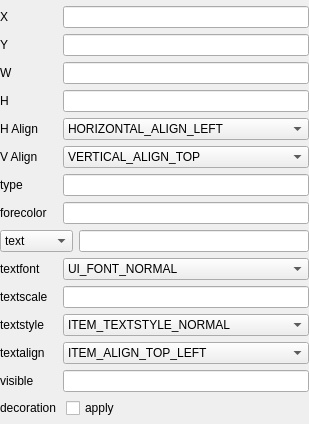
               <widget class="QFrame" name="frame_20">
                <property name="sizePolicy">
                 <sizepolicy hsizetype="Preferred" vsizetype="Preferred">
                  <horstretch>0</horstretch>
                  <verstretch>0</verstretch>
                 </sizepolicy>
                </property>
                <property name="frameShape">
                 <enum>QFrame::Shape::NoFrame</enum>
                </property>
                <property name="frameShadow">
                 <enum>QFrame::Shadow::Raised</enum>
                </property>
                <layout class="QVBoxLayout" name="verticalLayout_14">
                 <property name="leftMargin">
                  <number>0</number>
                 </property>
                 <property name="topMargin">
                  <number>6</number>
                 </property>
                 <property name="rightMargin">
                  <number>0</number>
                 </property>
                 <property name="bottomMargin">
                  <number>6</number>
                 </property>
                 <item>
                  <widget class="QFrame" name="frame_28">
                   <property name="frameShape">
                    <enum>QFrame::Shape::NoFrame</enum>
                   </property>
                   <property name="frameShadow">
                    <enum>QFrame::Shadow::Raised</enum>
                   </property>
                   <layout class="QHBoxLayout" name="horizontalLayout_20">
                    <property name="leftMargin">
                     <number>0</number>
                    </property>
                    <property name="topMargin">
                     <number>0</number>
                    </property>
                    <property name="rightMargin">
                     <number>0</number>
                    </property>
                    <property name="bottomMargin">
                     <number>0</number>
                    </property>
                    <item>
                     <widget class="QLabel" name="label_20">
                      <property name="minimumSize">
                       <size>
                        <width>57</width>
                        <height>0</height>
                       </size>
                      </property>
                      <property name="text">
                       <string>X</string>
                      </property>
                     </widget>
                    </item>
                    <item>
                     <widget class="QLineEdit" name="lineEdit_10">
                      <property name="text">
                       <string/>
                      </property>
                     </widget>
                    </item>
                   </layout>
                  </widget>
                 </item>
                 <item>
                  <widget class="QFrame" name="frame_29">
                   <property name="frameShape">
                    <enum>QFrame::Shape::NoFrame</enum>
                   </property>
                   <property name="frameShadow">
                    <enum>QFrame::Shadow::Raised</enum>
                   </property>
                   <layout class="QHBoxLayout" name="horizontalLayout_21">
                    <property name="leftMargin">
                     <number>0</number>
                    </property>
                    <property name="topMargin">
                     <number>0</number>
                    </property>
                    <property name="rightMargin">
                     <number>0</number>
                    </property>
                    <property name="bottomMargin">
                     <number>0</number>
                    </property>
                    <item>
                     <widget class="QLabel" name="label_21">
                      <property name="minimumSize">
                       <size>
                        <width>57</width>
                        <height>0</height>
                       </size>
                      </property>
                      <property name="text">
                       <string>Y</string>
                      </property>
                     </widget>
                    </item>
                    <item>
                     <widget class="QLineEdit" name="lineEdit_11">
                      <property name="text">
                       <string/>
                      </property>
                     </widget>
                    </item>
                   </layout>
                  </widget>
                 </item>
                 <item>
                  <widget class="QFrame" name="frame_26">
                   <property name="frameShape">
                    <enum>QFrame::Shape::NoFrame</enum>
                   </property>
                   <property name="frameShadow">
                    <enum>QFrame::Shadow::Raised</enum>
                   </property>
                   <layout class="QHBoxLayout" name="horizontalLayout_18">
                    <property name="leftMargin">
                     <number>0</number>
                    </property>
                    <property name="topMargin">
                     <number>0</number>
                    </property>
                    <property name="rightMargin">
                     <number>0</number>
                    </property>
                    <property name="bottomMargin">
                     <number>0</number>
                    </property>
                    <item>
                     <widget class="QLabel" name="label_18">
                      <property name="minimumSize">
                       <size>
                        <width>57</width>
                        <height>0</height>
                       </size>
                      </property>
                      <property name="text">
                       <string>W</string>
                      </property>
                     </widget>
                    </item>
                    <item>
                     <widget class="QLineEdit" name="lineEdit_8">
                      <property name="text">
                       <string/>
                      </property>
                     </widget>
                    </item>
                   </layout>
                  </widget>
                 </item>
                 <item>
                  <widget class="QFrame" name="frame_27">
                   <property name="frameShape">
                    <enum>QFrame::Shape::NoFrame</enum>
                   </property>
                   <property name="frameShadow">
                    <enum>QFrame::Shadow::Raised</enum>
                   </property>
                   <layout class="QHBoxLayout" name="horizontalLayout_19">
                    <property name="leftMargin">
                     <number>0</number>
                    </property>
                    <property name="topMargin">
                     <number>0</number>
                    </property>
                    <property name="rightMargin">
                     <number>0</number>
                    </property>
                    <property name="bottomMargin">
                     <number>0</number>
                    </property>
                    <item>
                     <widget class="QLabel" name="label_19">
                      <property name="minimumSize">
                       <size>
                        <width>57</width>
                        <height>0</height>
                       </size>
                      </property>
                      <property name="text">
                       <string>H</string>
                      </property>
                     </widget>
                    </item>
                    <item>
                     <widget class="QLineEdit" name="lineEdit_9">
                      <property name="text">
                       <string/>
                      </property>
                     </widget>
                    </item>
                   </layout>
                  </widget>
                 </item>
                 <item>
                  <widget class="QFrame" name="frame_22">
                   <property name="frameShape">
                    <enum>QFrame::Shape::NoFrame</enum>
                   </property>
                   <property name="frameShadow">
                    <enum>QFrame::Shadow::Raised</enum>
                   </property>
                   <layout class="QHBoxLayout" name="horizontalLayout_14">
                    <property name="leftMargin">
                     <number>0</number>
                    </property>
                    <property name="topMargin">
                     <number>0</number>
                    </property>
                    <property name="rightMargin">
                     <number>0</number>
                    </property>
                    <property name="bottomMargin">
                     <number>0</number>
                    </property>
                    <item>
                     <widget class="QLabel" name="label_14">
                      <property name="minimumSize">
                       <size>
                        <width>57</width>
                        <height>0</height>
                       </size>
                      </property>
                      <property name="text">
                       <string>H Align</string>
                      </property>
                     </widget>
                    </item>
                    <item>
                     <widget class="QComboBox" name="comboBox">
                      <property name="sizePolicy">
                       <sizepolicy hsizetype="Expanding" vsizetype="Fixed">
                        <horstretch>0</horstretch>
                        <verstretch>0</verstretch>
                       </sizepolicy>
                      </property>
                      <item>
                       <property name="text">
                        <string>HORIZONTAL_ALIGN_LEFT</string>
                       </property>
                      </item>
                      <item>
                       <property name="text">
                        <string>HORIZONTAL_ALIGN_RIGHT</string>
                       </property>
                      </item>
                     </widget>
                    </item>
                   </layout>
                  </widget>
                 </item>
                 <item>
                  <widget class="QFrame" name="frame_30">
                   <property name="frameShape">
                    <enum>QFrame::Shape::NoFrame</enum>
                   </property>
                   <property name="frameShadow">
                    <enum>QFrame::Shadow::Raised</enum>
                   </property>
                   <layout class="QHBoxLayout" name="horizontalLayout_22">
                    <property name="leftMargin">
                     <number>0</number>
                    </property>
                    <property name="topMargin">
                     <number>0</number>
                    </property>
                    <property name="rightMargin">
                     <number>0</number>
                    </property>
                    <property name="bottomMargin">
                     <number>0</number>
                    </property>
                    <item>
                     <widget class="QLabel" name="label_15">
                      <property name="minimumSize">
                       <size>
                        <width>57</width>
                        <height>0</height>
                       </size>
                      </property>
                      <property name="text">
                       <string>V Align</string>
                      </property>
                     </widget>
                    </item>
                    <item>
                     <widget class="QComboBox" name="comboBox_2">
                      <property name="sizePolicy">
                       <sizepolicy hsizetype="Expanding" vsizetype="Fixed">
                        <horstretch>0</horstretch>
                        <verstretch>0</verstretch>
                       </sizepolicy>
                      </property>
                      <item>
                       <property name="text">
                        <string>VERTICAL_ALIGN_TOP</string>
                       </property>
                      </item>
                      <item>
                       <property name="text">
                        <string>VERTICAL_ALIGN_BOTTOM</string>
                       </property>
                      </item>
                     </widget>
                    </item>
                   </layout>
                  </widget>
                 </item>
                 <item>
                  <widget class="QFrame" name="frame_18">
                   <property name="frameShape">
                    <enum>QFrame::Shape::NoFrame</enum>
                   </property>
                   <property name="frameShadow">
                    <enum>QFrame::Shadow::Raised</enum>
                   </property>
                   <layout class="QHBoxLayout" name="horizontalLayout_11">
                    <property name="leftMargin">
                     <number>0</number>
                    </property>
                    <property name="topMargin">
                     <number>0</number>
                    </property>
                    <property name="rightMargin">
                     <number>0</number>
                    </property>
                    <property name="bottomMargin">
                     <number>0</number>
                    </property>
                    <item>
                     <widget class="QLabel" name="label_22">
                      <property name="minimumSize">
                       <size>
                        <width>57</width>
                        <height>0</height>
                       </size>
                      </property>
                      <property name="text">
                       <string>type</string>
                      </property>
                     </widget>
                    </item>
                    <item>
                     <widget class="QLineEdit" name="lineEdit_4"/>
                    </item>
                   </layout>
                  </widget>
                 </item>
                 <item>
                  <widget class="QFrame" name="frame_21">
                   <property name="frameShape">
                    <enum>QFrame::Shape::NoFrame</enum>
                   </property>
                   <property name="frameShadow">
                    <enum>QFrame::Shadow::Raised</enum>
                   </property>
                   <layout class="QHBoxLayout" name="horizontalLayout_13">
                    <property name="leftMargin">
                     <number>0</number>
                    </property>
                    <property name="topMargin">
                     <number>0</number>
                    </property>
                    <property name="rightMargin">
                     <number>0</number>
                    </property>
                    <property name="bottomMargin">
                     <number>0</number>
                    </property>
                    <item>
                     <widget class="QLabel" name="label_23">
                      <property name="minimumSize">
                       <size>
                        <width>57</width>
                        <height>0</height>
                       </size>
                      </property>
                      <property name="text">
                       <string>forecolor</string>
                      </property>
                     </widget>
                    </item>
                    <item>
                     <widget class="QLineEdit" name="lineEdit_12"/>
                    </item>
                   </layout>
                  </widget>
                 </item>
                 <item>
                  <widget class="QFrame" name="frame_31">
                   <property name="frameShape">
                    <enum>QFrame::Shape::NoFrame</enum>
                   </property>
                   <property name="frameShadow">
                    <enum>QFrame::Shadow::Raised</enum>
                   </property>
                   <layout class="QHBoxLayout" name="horizontalLayout_23">
                    <property name="leftMargin">
                     <number>0</number>
                    </property>
                    <property name="topMargin">
                     <number>0</number>
                    </property>
                    <property name="rightMargin">
                     <number>0</number>
                    </property>
                    <property name="bottomMargin">
                     <number>0</number>
                    </property>
                    <item>
                     <widget class="QComboBox" name="comboBox_3">
                      <item>
                       <property name="text">
                        <string>text</string>
                       </property>
                      </item>
                      <item>
                       <property name="text">
                        <string>exp text</string>
                       </property>
                      </item>
                     </widget>
                    </item>
                    <item>
                     <widget class="QLineEdit" name="lineEdit_13"/>
                    </item>
                   </layout>
                  </widget>
                 </item>
                 <item>
                  <widget class="QFrame" name="frame_32">
                   <property name="frameShape">
                    <enum>QFrame::Shape::NoFrame</enum>
                   </property>
                   <property name="frameShadow">
                    <enum>QFrame::Shadow::Raised</enum>
                   </property>
                   <layout class="QHBoxLayout" name="horizontalLayout_24">
                    <property name="leftMargin">
                     <number>0</number>
                    </property>
                    <property name="topMargin">
                     <number>0</number>
                    </property>
                    <property name="rightMargin">
                     <number>0</number>
                    </property>
                    <property name="bottomMargin">
                     <number>0</number>
                    </property>
                    <item>
                     <widget class="QLabel" name="label_24">
                      <property name="minimumSize">
                       <size>
                        <width>57</width>
                        <height>0</height>
                       </size>
                      </property>
                      <property name="text">
                       <string>textfont</string>
                      </property>
                     </widget>
                    </item>
                    <item>
                     <widget class="QComboBox" name="comboBox_4">
                      <property name="sizePolicy">
                       <sizepolicy hsizetype="Expanding" vsizetype="Fixed">
                        <horstretch>0</horstretch>
                        <verstretch>0</verstretch>
                       </sizepolicy>
                      </property>
                      <item>
                       <property name="text">
                        <string>UI_FONT_NORMAL</string>
                       </property>
                      </item>
                      <item>
                       <property name="text">
                        <string>UI_FONT_BIG</string>
                       </property>
                      </item>
                      <item>
                       <property name="text">
                        <string>UI_FONT_SMALL</string>
                       </property>
                      </item>
                      <item>
                       <property name="text">
                        <string>UI_FONT_BOLD</string>
                       </property>
                      </item>
                      <item>
                       <property name="text">
                        <string>UI_FONT_CONSOLE</string>
                       </property>
                      </item>
                      <item>
                       <property name="text">
                        <string>UI_FONT_OBJECTIVE</string>
                       </property>
                      </item>
                      <item>
                       <property name="text">
                        <string>UI_FONT_MAX</string>
                       </property>
                      </item>
                     </widget>
                    </item>
                   </layout>
                  </widget>
                 </item>
                 <item>
                  <widget class="QFrame" name="frame_33">
                   <property name="frameShape">
                    <enum>QFrame::Shape::NoFrame</enum>
                   </property>
                   <property name="frameShadow">
                    <enum>QFrame::Shadow::Raised</enum>
                   </property>
                   <layout class="QHBoxLayout" name="horizontalLayout_25">
                    <property name="leftMargin">
                     <number>0</number>
                    </property>
                    <property name="topMargin">
                     <number>0</number>
                    </property>
                    <property name="rightMargin">
                     <number>0</number>
                    </property>
                    <property name="bottomMargin">
                     <number>0</number>
                    </property>
                    <item>
                     <widget class="QLabel" name="label_25">
                      <property name="minimumSize">
                       <size>
                        <width>57</width>
                        <height>0</height>
                       </size>
                      </property>
                      <property name="text">
                       <string>textscale</string>
                      </property>
                     </widget>
                    </item>
                    <item>
                     <widget class="QLineEdit" name="lineEdit_14"/>
                    </item>
                   </layout>
                  </widget>
                 </item>
                 <item>
                  <widget class="QFrame" name="frame_34">
                   <property name="frameShape">
                    <enum>QFrame::Shape::NoFrame</enum>
                   </property>
                   <property name="frameShadow">
                    <enum>QFrame::Shadow::Raised</enum>
                   </property>
                   <layout class="QHBoxLayout" name="horizontalLayout_26">
                    <property name="leftMargin">
                     <number>0</number>
                    </property>
                    <property name="topMargin">
                     <number>0</number>
                    </property>
                    <property name="rightMargin">
                     <number>0</number>
                    </property>
                    <property name="bottomMargin">
                     <number>0</number>
                    </property>
                    <item>
                     <widget class="QLabel" name="label_26">
                      <property name="minimumSize">
                       <size>
                        <width>57</width>
                        <height>0</height>
                       </size>
                      </property>
                      <property name="text">
                       <string>textstyle</string>
                      </property>
                     </widget>
                    </item>
                    <item>
                     <widget class="QComboBox" name="comboBox_5">
                      <property name="sizePolicy">
                       <sizepolicy hsizetype="Expanding" vsizetype="Fixed">
                        <horstretch>0</horstretch>
                        <verstretch>0</verstretch>
                       </sizepolicy>
                      </property>
                      <item>
                       <property name="text">
                        <string>ITEM_TEXTSTYLE_NORMAL</string>
                       </property>
                      </item>
                      <item>
                       <property name="text">
                        <string>ITEM_TEXTSTYLE_BLINK</string>
                       </property>
                      </item>
                      <item>
                       <property name="text">
                        <string>ITEM_TEXTSTYLE_SHADOWED</string>
                       </property>
                      </item>
                      <item>
                       <property name="text">
                        <string>ITEM_TEXTSTYLE_SHADOWEDMORE</string>
                       </property>
                      </item>
                      <item>
                       <property name="text">
                        <string>ITEM_TEXTSTYLE_MONOSPACE</string>
                       </property>
                      </item>
                     </widget>
                    </item>
                   </layout>
                  </widget>
                 </item>
                 <item>
                  <widget class="QFrame" name="frame_35">
                   <property name="frameShape">
                    <enum>QFrame::Shape::NoFrame</enum>
                   </property>
                   <property name="frameShadow">
                    <enum>QFrame::Shadow::Raised</enum>
                   </property>
                   <layout class="QHBoxLayout" name="horizontalLayout_27">
                    <property name="leftMargin">
                     <number>0</number>
                    </property>
                    <property name="topMargin">
                     <number>0</number>
                    </property>
                    <property name="rightMargin">
                     <number>0</number>
                    </property>
                    <property name="bottomMargin">
                     <number>0</number>
                    </property>
                    <item>
                     <widget class="QLabel" name="label_27">
                      <property name="minimumSize">
                       <size>
                        <width>57</width>
                        <height>0</height>
                       </size>
                      </property>
                      <property name="text">
                       <string>textalign</string>
                      </property>
                     </widget>
                    </item>
                    <item>
                     <widget class="QComboBox" name="comboBox_6">
                      <property name="sizePolicy">
                       <sizepolicy hsizetype="Expanding" vsizetype="Fixed">
                        <horstretch>0</horstretch>
                        <verstretch>0</verstretch>
                       </sizepolicy>
                      </property>
                      <item>
                       <property name="text">
                        <string>ITEM_ALIGN_TOP_LEFT</string>
                       </property>
                      </item>
                      <item>
                       <property name="text">
                        <string>ITEM_ALIGN_TOP_CENTER</string>
                       </property>
                      </item>
                      <item>
                       <property name="text">
                        <string>ITEM_ALIGN_TOP_RIGHT</string>
                       </property>
                      </item>
                      <item>
                       <property name="text">
                        <string>ITEM_ALIGN_MIDDLE_LEFT</string>
                       </property>
                      </item>
                      <item>
                       <property name="text">
                        <string>ITEM_ALIGN_MIDDLE_CENTER</string>
                       </property>
                      </item>
                      <item>
                       <property name="text">
                        <string>ITEM_ALIGN_MIDDLE_RIGHT</string>
                       </property>
                      </item>
                      <item>
                       <property name="text">
                        <string>ITEM_ALIGN_BOTTOM_LEFT</string>
                       </property>
                      </item>
                      <item>
                       <property name="text">
                        <string>ITEM_ALIGN_BOTTOM_CENTER</string>
                       </property>
                      </item>
                      <item>
                       <property name="text">
                        <string>ITEM_ALIGN_BOTTOM_RIGHT</string>
                       </property>
                      </item>
                     </widget>
                    </item>
                   </layout>
                  </widget>
                 </item>
                 <item>
                  <widget class="QFrame" name="frame_36">
                   <property name="frameShape">
                    <enum>QFrame::Shape::NoFrame</enum>
                   </property>
                   <property name="frameShadow">
                    <enum>QFrame::Shadow::Raised</enum>
                   </property>
                   <layout class="QHBoxLayout" name="horizontalLayout_28">
                    <property name="leftMargin">
                     <number>0</number>
                    </property>
                    <property name="topMargin">
                     <number>0</number>
                    </property>
                    <property name="rightMargin">
                     <number>0</number>
                    </property>
                    <property name="bottomMargin">
                     <number>0</number>
                    </property>
                    <item>
                     <widget class="QLabel" name="label_28">
                      <property name="minimumSize">
                       <size>
                        <width>57</width>
                        <height>0</height>
                       </size>
                      </property>
                      <property name="text">
                       <string>visible</string>
                      </property>
                     </widget>
                    </item>
                    <item>
                     <widget class="QLineEdit" name="lineEdit_15"/>
                    </item>
                   </layout>
                  </widget>
                 </item>
                 <item alignment="Qt::AlignmentFlag::AlignLeft">
                  <widget class="QFrame" name="frame_37">
                   <property name="frameShape">
                    <enum>QFrame::Shape::NoFrame</enum>
                   </property>
                   <property name="frameShadow">
                    <enum>QFrame::Shadow::Raised</enum>
                   </property>
                   <layout class="QHBoxLayout" name="horizontalLayout_29">
                    <property name="spacing">
                     <number>9</number>
                    </property>
                    <property name="leftMargin">
                     <number>0</number>
                    </property>
                    <property name="topMargin">
                     <number>0</number>
                    </property>
                    <property name="rightMargin">
                     <number>0</number>
                    </property>
                    <property name="bottomMargin">
                     <number>0</number>
                    </property>
                    <item>
                     <widget class="QLabel" name="label_29">
                      <property name="minimumSize">
                       <size>
                        <width>57</width>
                        <height>0</height>
                       </size>
                      </property>
                      <property name="text">
                       <string>decoration</string>
                      </property>
                     </widget>
                    </item>
                    <item>
                     <widget class="QCheckBox" name="checkBox_14">
                      <property name="text">
                       <string>apply</string>
                      </property>
                     </widget>
                    </item>
                   </layout>
                  </widget>
                 </item>
                </layout>
               </widget>
